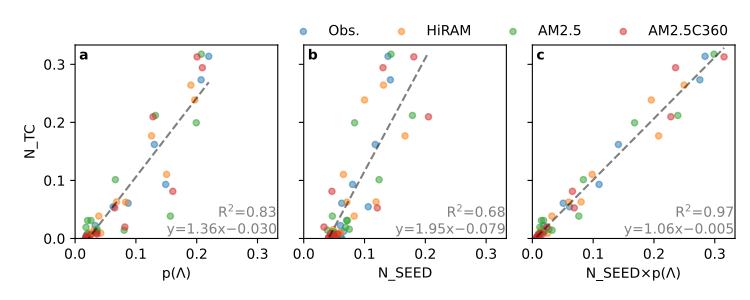

Recreate this plot in Python.
#!/usr/bin/env python
# Wenchang Yang (wenchang@princeton.edu)
# Thu Jun  4 11:50:59 EDT 2020
if __name__ == '__main__':
    from misc.timer import Timer
    tt = Timer(f'start {__file__}')
import sys, os.path, os, glob
import xarray as xr, numpy as np, pandas as pd
import matplotlib.pyplot as plt
#more imports
#import xaddon
import xlinregress
#from fig_scatter_ntc_vs_all_mbasins_v4 import scatterplot
#
if __name__ == '__main__':
    tt.check('end import')
#
#start from here
basin = 'NA'
years = slice('1980', '2018')
datafile = __file__.replace('.py', f'.{basin}.nc')
if os.path.exists(datafile):
    ds = xr.open_dataset(datafile)
    print('[loaded]:', datafile)
else:
    from ERA5.fig_scatter_ntc_vs_all_rainy import get_scatter_data as get_scatter_data_era5
    from IBTrACS.data_ntc_cycle import get_cycle as cycle_ntc
    from amipHadISST.fig_scatter_ntc_vs_all_rainy import get_scatter_data as get_scatter_data_hiram
    from AM2p5.fig_scatter_ntc_vs_all_rainy import get_scatter_data as get_scatter_data_floram
    from AM2p5C360.fig_scatter_ntc_vs_all_rainy2xvort import get_scatter_data as get_scatter_data_floramplus
    ds_obs = get_scatter_data_era5(basin=basin, years=years)
    ds_obs['ntc_era5'] = ds_obs['ntc']
    ds_obs['ntc'] = cycle_ntc(basin=basin, years=years)['mclim']
    ds_hiram = get_scatter_data_hiram(basin=basin, years=years)
    ds_floram = get_scatter_data_floram(basin=basin, years=years)
    ds_floramplus = get_scatter_data_floramplus(basin=basin, years=years)
    # normalize by annual total value
    func_norm = lambda x: x/x.sum('month')
    ds_obs = ds_obs.pipe(func_norm)
    ds_hiram = ds_hiram.pipe(func_norm)
    ds_floram = ds_floram.pipe(func_norm)
    ds_floramplus = ds_floramplus.pipe(func_norm)
    # concatenate data
    ds = xr.concat([ds_obs.drop('ntc_era5'), ds_hiram, ds_floram, ds_floramplus], dim=pd.Index(['Obs.', 'HiRAM', 'AM2.5', 'AM2.5C360'], name='model'))
    ds.to_netcdf(datafile)
    print('[saved]:', datafile)
models = ds.model.values
ds = ds.stack(s=['model', 'month'])
    
def scatterplot(x=None, y=None, data=None, ax=None,
    xlabel=None, ylabel=None, title=None, alpha=0.5,
    tag=None, scatter_on=True, rg_on=True, **kws):
    if ax is None:
        ax = plt.gca()
    if tag is None:
        tag = ''
    if scatter_on:
        ax.scatter(x=x, y=y, data=data, alpha=0.5, s=20, **kws)
    ax.set_xlim(0, None)
    ax.set_ylim(0, None)
    if xlabel is not None:
        ax.set_xlabel(xlabel)
    if ylabel is not None:
        ax.set_ylabel(ylabel)
    if title is not None:
        ax.set_title(title, loc='left')

    # linear regression
    if rg_on:
        xx, yy = data[x], data[y]
        rg = yy.linregress.on(xx)
        ax.plot([xx.min(), xx.max()], [rg.predicted.min(), rg.predicted.max()], color='k', ls='--', alpha=.5)
        # text
        if rg.intercept.item()>=0:
            #s = f'{tag}\ny={rg.slope.item():.1f}x $+$ {rg.intercept.item():.3f}\nr$^2$={rg.r.item()**2:.2f}'
            s = f'R$^2$={rg.r.item()**2:.2f}\ny={rg.slope.item():.2f}x$+${rg.intercept.item():.3f}'
        else:
            #s = f'{tag}\ny={rg.slope.item():.1f}x $-$ {-rg.intercept.item():.3f}\nr$^2$={rg.r.item()**2:.2f}'
            s = f'R$^2$={rg.r.item()**2:.2f}\ny={rg.slope.item():.2f}x$-${-rg.intercept.item():.3f}'
        #ax.text(0.02, 1-0.02, s, ha='left', va='top', transform=ax.transAxes)
        ax.text(1-0.0, 0.0, s, ha='right', va='bottom', transform=ax.transAxes, color='k', alpha=0.5)
        ax.text(0.02, 1-0.02, f'{tag}', ha='left', va='top', transform=ax.transAxes)
        #print(rg) 

if __name__ == '__main__':
    from wyconfig import * #my plot settings
    plt.rcParams['figure.constrained_layout.use'] = False
    plt.close()
    #fig, axes = plt.subplots(4, 3, sharey=True, sharex='col', figsize=(7.5,6.5))
    fig, axes = plt.subplots(1, 3, sharey=True, sharex=True, figsize=(7.5,3))
    suptitle = None #'Obs. (IBTrACS TC)'
    #figname = __file__.replace('.py', f'_{tt.today()}.png')

    ax = axes[0]
    #scatterplot(ax=ax, xlabel='ERA5 p($\Lambda$)', ylabel='IBTrACS N_TC', x='p', y='ntc', data=ds)
    #scatterplot(ax=ax, xlabel=None, ylabel='N_TC', x='p', y='ntc', data=ds, title='Obs.', tag='(a)')
    #scatterplot(ax=ax, xlabel='p($\Lambda$)', ylabel='N_TC', x='p', y='ntc', data=ds, title=None, tag='(a)', label=None, color='.99')
    scatterplot(ax=ax, xlabel='p($\Lambda$)', ylabel='N_TC', x='p', y='ntc', data=ds, title=None, tag=None, label=None, color='.99')
    ax.text(0.02,0.98, 'a', ha='left', va='top', transform=ax.transAxes, fontweight='bold')
    for model in models:
        scatterplot(ax=ax, x='p', y='ntc', data=ds.sel(model=model), rg_on=False, label=model)

    ax = axes[1]
    #scatterplot(ax=ax, xlabel='N_SEED', x='nseed', y='ntc', data=ds)
    #scatterplot(ax=ax, xlabel='N_SEED', x='nseed', y='ntc', data=ds, tag='(b)', color='.99', label=None)
    scatterplot(ax=ax, xlabel='N_SEED', x='nseed', y='ntc', data=ds, tag=None, color='.99', label=None)
    ax.text(0.02,0.98, 'b', ha='left', va='top', transform=ax.transAxes, fontweight='bold')
    for model in models:
        scatterplot(ax=ax, x='nseed', y='ntc', data=ds.sel(model=model), rg_on=False, label=model)

    ax = axes[2]
    #scatterplot(ax=ax, xlabel='N_SEED$\\times$p($\Lambda$)', x='nseedxp', y='ntc', data=ds)
    #scatterplot(ax=ax, xlabel='N_SEED$\\times$p($\Lambda$)', x='nseedxp', y='ntc', data=ds, tag='(c)', color='.99', label=None)
    scatterplot(ax=ax, xlabel='N_SEED$\\times$p($\Lambda$)', x='nseedxp', y='ntc', data=ds, tag=None, color='.99', label=None)
    ax.text(0.02,0.98, 'c', ha='left', va='top', transform=ax.transAxes, fontweight='bold')
    for model in models:
        scatterplot(ax=ax, x='nseedxp', y='ntc', data=ds.sel(model=model), rg_on=False, label=model)
    key = 'ntc'
    ymax = ds[key].max().item()
    f = 1.05 #scale factor
    ax.set_ylim(0, ymax*f)
    ax.set_xlim(0, ymax*f)

    plt.tight_layout(rect=[0,0,1,0.9])
    axes[2].legend(bbox_to_anchor=(1, 1), loc='lower right', frameon=False, ncol=4, borderpad=0)

    if suptitle is not None:
        fig.suptitle(suptitle)

    if len(sys.argv) > 1 and sys.argv[1] == 'savefig':
        #figname = __file__.replace('.py', '.png')
        figname = __file__.replace('.py', '.pdf')
        wysavefig(figname)

    tt.check(f'**Done**')
    plt.show()
    plt.rcParams['figure.constrained_layout.use'] = True
    
